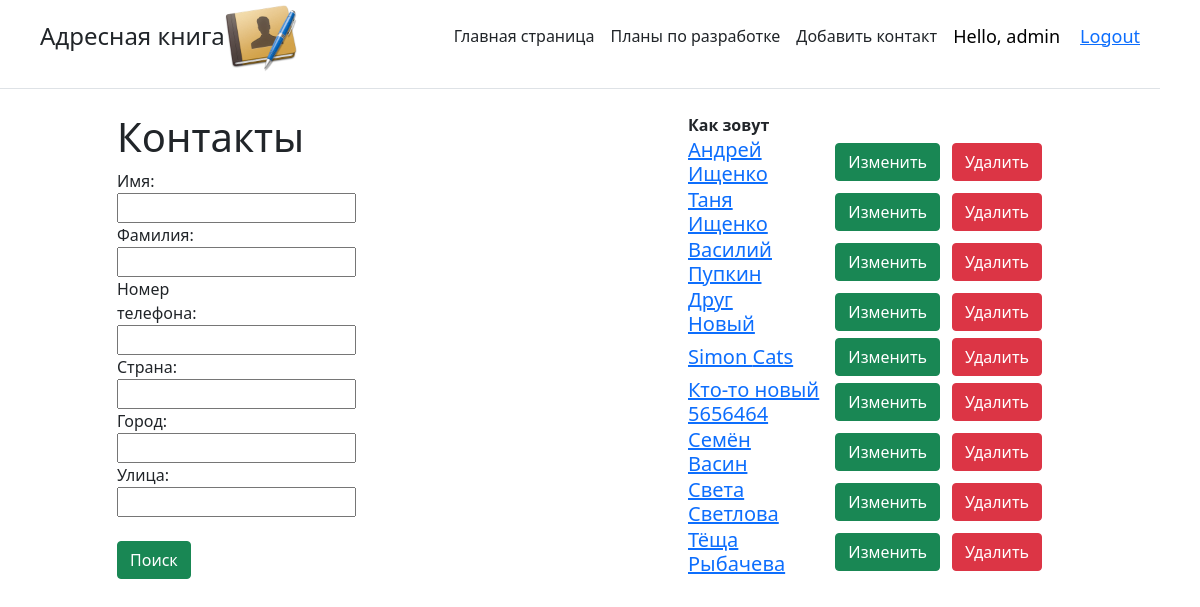
Screenshot of / (signed in) with the database file from the repository.
### main/models.py (models this page shows, shortened)
class Task(models.Model):
    name_task = models.CharField('Имя', max_length=50)
    surname = models.CharField('Фамилия', max_length=50)
    phone_num = models.CharField('Номер телефона', max_length=50)
    country = models.CharField('Страна', max_length= 50)
    city = models.CharField('Город', max_length=50)
    street = models.CharField('Улица', max_length=50)
    created_time = models.DateTimeField(auto_now_add=True)
    account_pic = models.ImageField(null=True, blank=True)
    class Meta:
        verbose_name = 'Контакт'
        verbose_name_plural = 'Контакты'
        unique_together = 'name_task', 'surname'

### main/views.py (the view)
# urls.py: path('', views.index, name = 'home'),
@login_required(login_url='login')
def index(request):
    tasks = Task.objects.all()
    myFilter = NameFilter(request.GET, queryset=tasks)
    tasks = myFilter.qs
    return render(request,'main/index.html', {'title':'Главная страница сайта', 'tasks': tasks, 'myFilter':myFilter})

### main/templates/main/index.html (shortened to what this page needs)
{% extends 'main/base.html'%}
{% block content %}
<div class="row">
    <div class="col-5 offset-1">
        <h1> Контакты</h1>
            <form class="col-2" method="get">
                {{myFilter.form}}<br>
               <br> <button class="btn btn-success" type="submit">
                    Поиск</button>
            </form>
    </div>
    <div class="col-4 offset-1">
        <table>
            <tbody>
                {% if user == request.user %}
                    {%if tasks%}
                    <thead>
                        <tr>
                            <th>Как зовут</th>
                        </tr>
                    </thead>
                        {% for element in tasks%}
                        <tr >
                            <td><a class="h5" style="margin-right: 40px" href="{%url 'project' element.id%}">{{element.name_task}} {{element.surname}}</a><br>
                            </td>
                            <td><a style="margin-right: 10px" class="btn btn-success" href="{% url 'update' element.id%}">Изменить</a></td>
                            <td><a class="btn btn-danger" href="{% url 'delete' element.id%}" >Удалить</a></td>
                        </tr>
                        {%endfor%}
                    {%else%}
                    <p>Нет записей соответстующих фильтру</p>
                    {%endif%}
                {%endif%}
            </tbody>
        </table>
    </div>
</div>
{%endblock%}

### main/templates/main/base.html (shortened to what this page needs)
{% load static %}
<html lang="en">
<head>
    <link rel ="stylesheet" href="https://cdn.jsdelivr.net/npm/bootstrap@5.1.0/dist/css/bootstrap.min.css">
</head>
<body style="margin-right: 40px">
    <div class="d-flex flex-column flex-md-row align-items-center pb-3 mb-4 border-bottom">
      <a href="/" class="d-flex align-items-center text-dark text-decoration-none">
               <span style="margin-left: 40px"  class="fs-4">Адресная книга</span>
      </a>
        <img src="{% static 'images/logo.png' %}">
      <nav class="d-inline-flex mt-2 mt-md-0 ms-md-auto">
        <a class="me-3 py-2 text-dark text-decoration-none" href="{% url 'home' %}">Главная страница</a>
        <a class="me-3 py-2 text-dark text-decoration-none" href="{% url 'about' %}">Планы по разработке</a>
          <a class="me-3 py-2 text-dark text-decoration-none" href="{% url 'create' %}">Добавить контакт</a>
      </nav>
        <span class="hello-msg">Hello, {{request.user}}</span>
        <span class="hello-msg" ><a href="{%url 'logout' %}">Logout</a></span>
    </div>
    <div class = "container">
        {% block content %}{%endblock%}
    </div>
</body>
</html>

### main/templates/main/base.html (style rules this page uses)
.hello-msg { font-size:18px; color:#000000; margin-right: 20px }

### rows the page displays
Task: name_task "Андрей", surname "Ищенко"
Task: name_task "Таня", surname "Ищенко"
Task: name_task "Василий", surname "Пупкин"
Task: name_task "Друг", surname "Новый"
Task: name_task "Simon", surname "Cats"
Task: name_task "Кто-то новый", surname "5656464"
Task: name_task "Семён", surname "Васин"
Task: name_task "Света", surname "Светлова"
Task: name_task "Тёща", surname "Рыбачева"

### other values shown
{{ request.user }} "admin"
